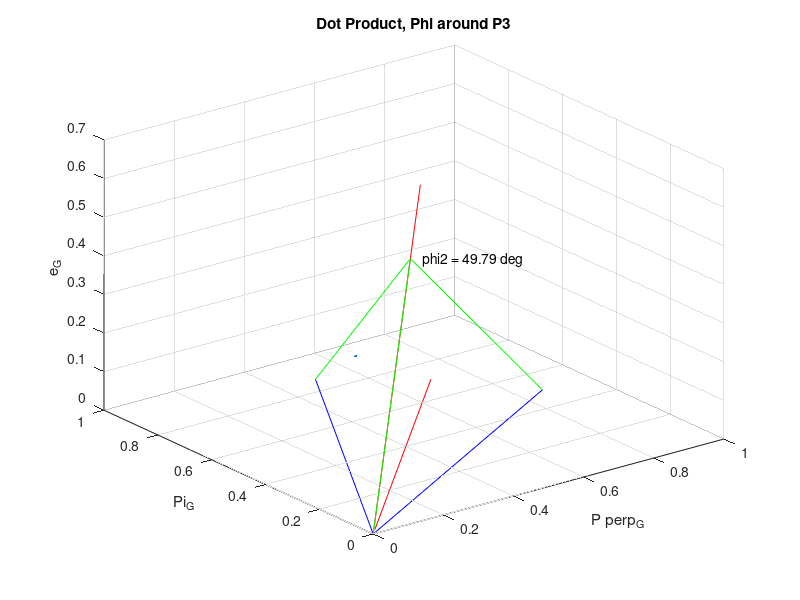
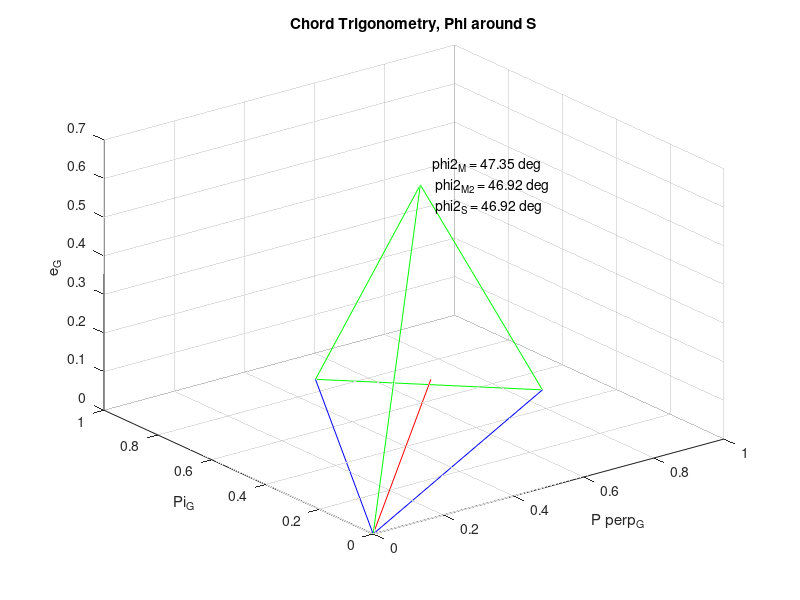

Source code (MATLAB) for these figures, in order: (Note: this script raises an error after producing the figures.)
% MAIN Example 
% Junette Hsin 
% Mohammad Ayoubi 

close all; 

%% Inputs 

% Non-changing parameters; should be function inputs 
inertia = [ 408     0       0; 
            0       427     0; 
            0       0       305]; 
Pi_G = [0; 1; 0];                           % Pi = unit vector of initial point in the G frame 
Pf_G = [1; 0; 0];                           % Pf = unit vector of the final point in the G frame 
S_N = [cosd(45); cosd(45); cosd(45)];       % S = unit vector of sun vector in the N frame 
S_N = S_N/norm(S_N);                        % normalizing sun vector 
% G_DCM_N = angle2dcm(1, 1, 1);         % DCM from the N to the G frame 
G_DCM_N = eye(3);                           % DCM from the N to the G frame 
N_DCM_G = G_DCM_N';                         % G to N frame 
S_G = G_DCM_N*S_N;                          % Sun vector in G frame 
ep = pi/12;                                 % payload half-cone angle. pi/12 rad = 15 deg  
aMax = 1;                                  % Maximum acceleration, rad/s^2
wMax = 1;                                  % Maximum angular velocity, rad/s

%% Calculate slew angles 

% Calculate normal vector of slew plane 
e_G = cross(Pf_G, Pi_G) / norm(cross(Pf_G, Pi_G));  % eigenaxis of PiPf plane, in G frame 
Pperp_G = cross(Pi_G, e_G);              % perpendicular vector to e and Pi, slew plane, G frame 
P_DCM_G = [Pi_G'; Pperp_G'; e_G'];     % DCM from G frame to P (slew plane) frame 
G_DCM_P = P_DCM_G';                         % P to G frame 

% Check angular separation between sun vector S and slew plane 
alpha = pi/2 - acos(dot(S_G, e_G));         % coming out to 0 - check
% alpha = pi/4; 

%%%%%%
% IF angular separation is less than payload half-cone angle --> find phi2
% and phi3. Otherwise, slew is just phi1. 
%%%%%%

% unit_S = S_G/norm(S_G); 
S_PiPf_G = -cross(cross(S_G, e_G), e_G);    % sun projection vector G frame
S_PiPf_G = S_PiPf_G/norm(S_PiPf_G);         % sun projection --> unit vector 

% First slew around eigenaxis
phi1 = acos(dot(Pi_G, S_PiPf_G)) - ep;      % dot product of unit vectors 
if phi1 > pi/2 
    phi1_rem = phi1 - pi/2; 
end 

% Find P1 vector 
P1_P = [cos(phi1); sin(phi1); 0];           % P1 in P frame 
P1_G = G_DCM_P*P1_P;                        % P1 in G frame 

% Find P2 vector 
phiS = acos(dot(S_PiPf_G, Pi_G));           % angle btwn sun projection and Pi 
phiP2 = phiS + ep;                          % angle btwn P2 and Pi 
P2_P = [cos(phiP2); sin(phiP2); 0];         % P2 in P frame 
P2_G = G_DCM_P*P2_P;                        % P2 in G frame 

% Slew around sun vector via phi2 
if alpha == 0
    phi2 = pi; 
else 
    % Not sure how to get the one below: 
    theta = acos(dot(P1_G, S_G)); 
    phi2_M = 2*asin(sin(ep/2)/sin(theta/2)); 
    phi2_M2 = 2*asin(sin(ep)/(2*sin(theta/2)));     % REVISED FORMULA 

    % Junette's derived: 
    theta = acos(dot(S_G, P1_G));           % angle btwn sun and P1 vectors 
    P3_G = S_G*norm(P1_G)*cos(theta);       % P3 vector in G frame (S and P1 already unit vectors)
    P3P1_G = P1_G - P3_G;                   % vector from P3 to P1 
    P3P2_G = P2_G - P3_G;                   % vector from P3 to P2 
    phi2_P3 = acos(dot(P3P1_G/norm(P3P1_G), P3P2_G/norm(P3P2_G)));       % slew around sun vector 

    SP1_G = P1_G - S_G; 
    SP2_G = P2_G - S_G; 
    phi2_S = acos(dot(SP1_G/norm(SP1_G), SP2_G/norm(SP2_G))); 
end 

%% optional plotting routine to check things 

close all; 

plot_option = 1; 
if plot_option == 1
    figure()
        plot3([0 P1_G(1)], [0 P1_G(2)], [0 P1_G(3)], 'b'); 
        grid on; hold on
        plot(theta,sin(theta)./theta,'LineWidth',3) 
        plot3([0 P2_G(1)], [0 P2_G(2)], [0 P2_G(3)], 'b'); 
        plot3([0 S_G(1)], [0 S_G(2)], [0 S_G(3)], 'r'); 
        plot3([0 S_PiPf_G(1)], [0 S_PiPf_G(2)], [0 S_PiPf_G(3)], 'r'); 
        plot3([0 P3_G(1)], [0 P3_G(2)], [0 P3_G(3)], 'g'); 
        plot3([P3_G(1) P1_G(1)], [P3_G(2) P1_G(2)], [P3_G(3) P1_G(3)], 'g'); 
        plot3([P3_G(1) P2_G(1)], [P3_G(2) P2_G(2)], [P3_G(3) P2_G(3)], 'g'); 
        text(P3_G(1), P3_G(2), P3_G(3), ... 
            sprintf('    phi2 = %0.2f deg', phi2_P3*180/pi))
        title('Dot Product, Phi around P3') 
        xlabel('P perp_G') 
        ylabel('Pi_G')
        zlabel('e_G') 
        
    figure()
        plot3([0 P1_G(1)], [0 P1_G(2)], [0 P1_G(3)], 'b'); 
        grid on; hold on; 
        plot3([0 P2_G(1)], [0 P2_G(2)], [0 P2_G(3)], 'b'); 
        plot3([0 S_G(1)], [0 S_G(2)], [0 S_G(3)], 'g'); 
        plot3([0 S_PiPf_G(1)], [0 S_PiPf_G(2)], [0 S_PiPf_G(3)], 'r'); 
        plot3([S_G(1) P1_G(1)], [S_G(2) P1_G(2)], [S_G(3) P1_G(3)], 'g'); 
        plot3([S_G(1) P2_G(1)], [S_G(2) P2_G(2)], [S_G(3) P2_G(3)], 'g');
        plot3([P1_G(1) P2_G(1)], [P1_G(2) P2_G(2)], [P1_G(3) P2_G(3)], 'g');  
        text(S_G(1), S_G(2), S_G(3), ... 
            sprintf('    phi2_M = %0.2f deg \n     phi2_{M2} = %0.2f deg \n     phi2_S = %0.2f deg', ... 
            phi2_M*180/pi, phi2_M2*180/pi, phi2_S*180/pi))
        title('Chord Trigonometry, Phi around S') 
        xlabel('P perp_G') 
        ylabel('Pi_G')
        zlabel('e_G') 
end 

%%

% Slew around eigenvector via phi3 
% What if Pi and Pf overlap with P2 and P2? Need to ask Mohammad this ... 
phi3 = acos(dot(Pf_G, P2_G)); 
if phi3 > pi/2 
    phi3_rem = phi3 - pi/2; 
end 

%% Determine Phi 1 slew times

w0 = 0; 
t0 = 0; 
wf = 0; 

t1 = t0 + (wMax-w0)/aMax; 

% Mohammad's equation 
t2 = t1 - (1/wMax) * ... 
    ( phi1 - w0*(t1 - t0) - 0.5*aMax*(t1 - t0)^2 ... 
    - wMax*(wMax - wf)/aMax + (wMax - wf)^2/(2*aMax) );  

% % Phi1 times 
% t1_Phi1 = wMax/aMax; 
% t2_Phi1 = Phi1/wMax; 
% t3_Phi1 = t1_Phi1 + t2_Phi1; 

t3 = t2 - (wf - wMax)/aMax; 


%% Solve for attitue determination - first slew 
        
% t0 --> t1 
tEnd = t1 - t0; 
w_in = [    0;    0;      0]; 
q_in = [    0;      0;      0;      1]; 
a = [ aMax;  0;  0];  
torque = inertia*a; 

[t1_phi1, y1_phi1] = ode45(@(t,Z) gyrostat_cont(inertia, torque, Z), [0, tEnd], [w_in; q_in]);

% t1 --> t2 
tEnd = t2 - t1; 
w_in = y1_phi1(end, 1:3)'; 
q_in = y1_phi1(end, 4:7)'; 
a = [0; 0; 0]; 
torque = inertia*a; 

[t2_phi1, y2_phi2] = ode45(@(t,Z) gyrostat_cont(inertia, torque, Z), [0, tEnd], [w_in; q_in]); 

% t2 --> t3 
tEnd = t3 - t2; 
w_in = y2_phi2(end, 1:3)'; 
q_in = y2_phi2(end, 4:7)'; 
a = [ -aMax; 0; 0]; 
torque = inertia*a; 

[t3_phi1, y3_phi3] = ode45(@(t, Z) gyrostat_cont(inertia, torque, Z), [0, tEnd], [w_in; q_in]); 

y_phi1 = [y1_phi1; y2_phi2(2:end, :); y3_phi3(2:end, :)]; 
w_phi1 = y_phi1(:, 1:3); 
q_phi1 = y_phi1(:, 4:7); 

ypr_phi1 = zeros(length(q_phi1), 3); 
for i = 1:max(size(q_phi1))
    ypr_phi1(i, :) = SpinCalc('QtoEA321', q_phi1(i, :), eps, 0); 
end 

t_phi1 = [t1_phi1; t1_phi1(end)+t2_phi1(2:end); t1_phi1(end)+t2_phi1(end)+t3_phi1(2:end)]; 

%% Plot phi1
% ylimits = get_ylimits(q); 
% ylimits = get_ylimits(w); 

% Plot 
figure()
    plot(t_phi1, w_phi1) 
%     ylim(ylimits)
    legend('w1', 'w2', 'w3'); 
    ylabel('w (rad/s)') 
    xlabel('time (s)') 
    title('Angular Velocity') 

figure()
    plot(t_phi1, q_phi1)
    legend('q1', 'q2', 'q3', 'q4'); 
%     ylim(ylimits)
    ylabel('quats') 
    xlabel('time (s)') 
    title('Quaternion') 
    
figure()
    plot(t_phi1, ypr_phi1)
    legend('Yaw', 'Pitch', 'Roll'); 
    xlabel('time (s)') 
    ylabel('degrees') 
    title('Euler Angles') 
    
%% Determine Phi 2 slew times 

% idk 
tEnd = 2; 
    
%% Solve for attitude determination - second slew 

a = aMax*S_G; 
torque = inertia*a; 
w_in = w_phi1(end, :)'; 
q_in = q_phi1(end, :)'; 

[t1_phi2, y1_phi2] = ode45(@(t,Z) gyrostat_cont(inertia, torque, Z), [0, tEnd], [w_in; q_in]);

w_in = y1_phi2(end, 1:3)'; 
q_in = y1_phi2(end, 4:7)'; 
a = aMax*-S_G; 
torque = inertia*a; 

[t2_phi2, y2_phi2] = ode45(@(t,Z) gyrostat_cont(inertia, torque, Z), [0, tEnd], [w_in; q_in]);

y_phi2 = [y1_phi2; y2_phi2(2:end, :)]; 
w_phi2 = y_phi2(:, 1:3); 
q_phi2 = y_phi2(:, 4:7); 

ypr_phi2 = zeros(length(q_phi2), 3); 

for i = 1:max(size(q_phi2))
    ypr_phi2(i, :) = SpinCalc('QtoEA321', q_phi2(i, :), eps, 0); 
end 

t_phi2 = [t1_phi2; t1_phi2(end) + t2_phi2(2:end)]; 

%% Plot phi2

w = y_phi2(:, 1:3); 
q = y_phi2(:, 4:7); 

figure()
    plot(t_phi2, w)
%     ylim(ylimits)
    legend('w1', 'w2', 'w3'); 
    ylabel('w (rad/s)') 
    xlabel('time (s)') 
    title('Angular Velocity') 

figure()
    plot(t_phi2, q)
    legend('q1', 'q2', 'q3', 'q4'); 
%     ylim(ylimits)
    ylabel('quats') 
    xlabel('time (s)') 
    title('Quaternion') 
    
figure()
    plot(t_phi2, ypr_phi2)
    legend('Yaw', 'Pitch', 'Roll'); 
    xlabel('time (s)') 
    ylabel('degrees') 
    title('Euler Angles') 
    

%% 
% 
% function ylimits = get_ylimits(data) 
% % Set y limits of axis 
% 
% rng = range(data(:)); 
% midp = min(data(:)) + rng/2; 
% ylimits = [ midp - 1.2*rng/2, midp + 1.2*rng/2 ]; 
% 
% end 